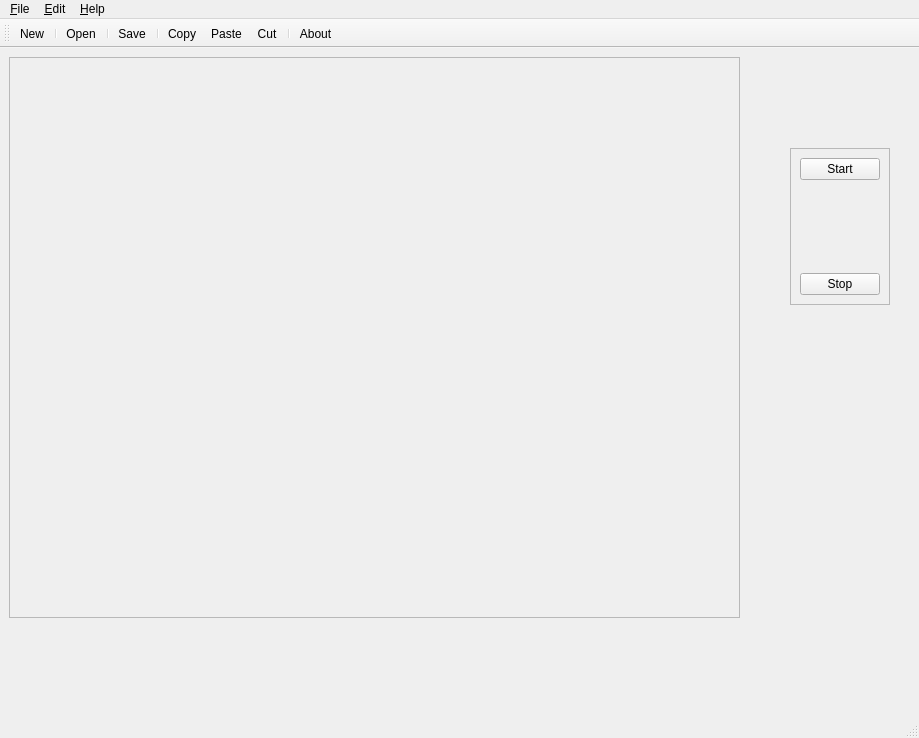
<?xml version="1.0" encoding="UTF-8"?>
<ui version="4.0">
 <class>MainWindow</class>
 <widget class="QMainWindow" name="MainWindow">
  <property name="geometry">
   <rect>
    <x>0</x>
    <y>0</y>
    <width>919</width>
    <height>738</height>
   </rect>
  </property>
  <property name="windowTitle">
   <string>Pulse Duplicator Test</string>
  </property>
  <widget class="QWidget" name="centralwidget">
   <widget class="QFrame" name="frame">
    <property name="geometry">
     <rect>
      <x>9</x>
      <y>9</y>
      <width>731</width>
      <height>561</height>
     </rect>
    </property>
    <property name="frameShape">
     <enum>QFrame::StyledPanel</enum>
    </property>
    <property name="frameShadow">
     <enum>QFrame::Raised</enum>
    </property>
    <layout class="QVBoxLayout" name="verticalLayout">
     <item>
      <widget class="PlotWidget" name="plot_widget_1" native="true"/>
     </item>
     <item>
      <widget class="PlotWidget" name="plot_widget_2" native="true"/>
     </item>
    </layout>
   </widget>
   <widget class="QFrame" name="frame_2">
    <property name="geometry">
     <rect>
      <x>790</x>
      <y>100</y>
      <width>100</width>
      <height>157</height>
     </rect>
    </property>
    <property name="frameShape">
     <enum>QFrame::StyledPanel</enum>
    </property>
    <property name="frameShadow">
     <enum>QFrame::Raised</enum>
    </property>
    <layout class="QVBoxLayout" name="verticalLayout_2">
     <item>
      <widget class="QPushButton" name="start">
       <property name="text">
        <string>Start</string>
       </property>
      </widget>
     </item>
     <item>
      <spacer name="verticalSpacer">
       <property name="orientation">
        <enum>Qt::Vertical</enum>
       </property>
       <property name="sizeHint" stdset="0">
        <size>
         <width>20</width>
         <height>78</height>
        </size>
       </property>
      </spacer>
     </item>
     <item>
      <widget class="QPushButton" name="stop">
       <property name="text">
        <string>Stop</string>
       </property>
      </widget>
     </item>
    </layout>
   </widget>
  </widget>
  <widget class="QMenuBar" name="menubar">
   <property name="geometry">
    <rect>
     <x>0</x>
     <y>0</y>
     <width>919</width>
     <height>19</height>
    </rect>
   </property>
   <widget class="QMenu" name="menuFile">
    <property name="title">
     <string>&amp;File</string>
    </property>
    <addaction name="action_New"/>
    <addaction name="separator"/>
    <addaction name="action_Open"/>
    <addaction name="actionOpen_Recent"/>
    <addaction name="separator"/>
    <addaction name="action_Save"/>
    <addaction name="separator"/>
    <addaction name="action_Exit"/>
   </widget>
   <widget class="QMenu" name="menu_Edit">
    <property name="title">
     <string>&amp;Edit</string>
    </property>
    <addaction name="action_Copy"/>
    <addaction name="action_Paste"/>
    <addaction name="actionC_ut"/>
    <addaction name="separator"/>
    <addaction name="action_Find_and_Replace"/>
   </widget>
   <widget class="QMenu" name="menu_Help">
    <property name="title">
     <string>&amp;Help</string>
    </property>
    <addaction name="action_About"/>
   </widget>
   <addaction name="menuFile"/>
   <addaction name="menu_Edit"/>
   <addaction name="menu_Help"/>
  </widget>
  <widget class="QStatusBar" name="statusbar"/>
  <widget class="QToolBar" name="toolBar">
   <property name="windowTitle">
    <string>Corazon Test</string>
   </property>
   <attribute name="toolBarArea">
    <enum>TopToolBarArea</enum>
   </attribute>
   <attribute name="toolBarBreak">
    <bool>false</bool>
   </attribute>
   <addaction name="action_New"/>
   <addaction name="separator"/>
   <addaction name="action_Open"/>
   <addaction name="separator"/>
   <addaction name="action_Save"/>
   <addaction name="separator"/>
   <addaction name="action_Copy"/>
   <addaction name="action_Paste"/>
   <addaction name="actionC_ut"/>
   <addaction name="separator"/>
   <addaction name="action_About"/>
  </widget>
  <action name="action_New">
   <property name="icon">
    <iconset>
     <normaloff>resources/plus.png</normaloff>resources/plus.png</iconset>
   </property>
   <property name="text">
    <string>&amp;New</string>
   </property>
   <property name="toolTip">
    <string>Create a new document</string>
   </property>
   <property name="shortcut">
    <string>Ctrl+N</string>
   </property>
  </action>
  <action name="action_Open">
   <property name="icon">
    <iconset>
     <normaloff>resources/folder.png</normaloff>resources/folder.png</iconset>
   </property>
   <property name="text">
    <string>&amp;Open</string>
   </property>
   <property name="toolTip">
    <string>Open a document</string>
   </property>
   <property name="shortcut">
    <string>Ctrl+O</string>
   </property>
  </action>
  <action name="actionOpen_Recent">
   <property name="text">
    <string>Open &amp;Recent</string>
   </property>
  </action>
  <action name="action_Save">
   <property name="icon">
    <iconset>
     <normaloff>resources/disk.png</normaloff>resources/disk.png</iconset>
   </property>
   <property name="text">
    <string>&amp;Save</string>
   </property>
   <property name="toolTip">
    <string>Save the current document</string>
   </property>
   <property name="shortcut">
    <string>Ctrl+S</string>
   </property>
  </action>
  <action name="action_Exit">
   <property name="icon">
    <iconset>
     <normaloff>resources/cross.png</normaloff>resources/cross.png</iconset>
   </property>
   <property name="text">
    <string>&amp;Exit</string>
   </property>
  </action>
  <action name="action_Copy">
   <property name="icon">
    <iconset>
     <normaloff>resources/document-copy.png</normaloff>resources/document-copy.png</iconset>
   </property>
   <property name="text">
    <string>&amp;Copy</string>
   </property>
   <property name="shortcut">
    <string>Ctrl+C</string>
   </property>
  </action>
  <action name="action_Paste">
   <property name="icon">
    <iconset>
     <normaloff>resources/clipboard-paste.png</normaloff>resources/clipboard-paste.png</iconset>
   </property>
   <property name="text">
    <string>&amp;Paste</string>
   </property>
   <property name="shortcut">
    <string>Ctrl+V</string>
   </property>
  </action>
  <action name="actionC_ut">
   <property name="icon">
    <iconset>
     <normaloff>resources/scissors.png</normaloff>resources/scissors.png</iconset>
   </property>
   <property name="text">
    <string>C&amp;ut</string>
   </property>
   <property name="shortcut">
    <string>Ctrl+X</string>
   </property>
  </action>
  <action name="action_Find_and_Replace">
   <property name="text">
    <string>&amp;Find and Replace</string>
   </property>
   <property name="shortcut">
    <string>Ctrl+F</string>
   </property>
  </action>
  <action name="action_About">
   <property name="icon">
    <iconset>
     <normaloff>resources/question.png</normaloff>resources/question.png</iconset>
   </property>
   <property name="text">
    <string>&amp;About</string>
   </property>
  </action>
  <action name="actionSettings">
   <property name="text">
    <string>Settings</string>
   </property>
  </action>
 </widget>
 <customwidgets>
  <customwidget>
   <class>PlotWidget</class>
   <extends>QWidget</extends>
   <header>pyqtgraph</header>
   <container>1</container>
  </customwidget>
 </customwidgets>
 <resources/>
 <connections/>
</ui>
